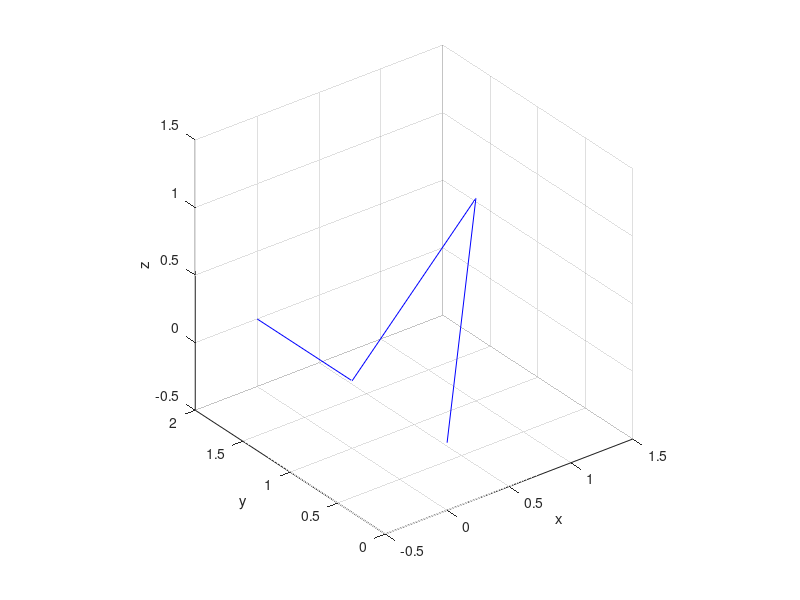

Write the MATLAB code that produced this figure. (Note: this script raises an error after producing the figure.)
clear all
%load sample_path.mat
path0 = [0 0 0; 1 1 1; 0 1 0; 0 2 0];%[rand(3,3)*5];
%{d
% gather time stamps between pivot points
max_der = 0.5;
n_der = 3;

% find indices where path switches directions
pivot_idx = find(sqrt(sum(diff(diff(path0)).^2,2))>100*eps)+1;

truncated_path = [path0(1,:); path0(pivot_idx,:); path0(end,:)];

% calculate distance between pivot points
distances = sqrt(sum((truncated_path(1:end-1,:)-truncated_path(2:end,:)).^2,2));

% gather time stamps between pivot points
dt_stamps = [0;(factorial(n_der)*distances/max_der).^(1/n_der)];
for i = 1:length(dt_stamps)
    dt_stamps(i) = sum(dt_stamps(1:i));
end
A = zeros(length(distances)*4);
X = zeros(length(distances)*4,3);

% add position constraints
for i = 1:length(distances)
    A((i-1)*2+1:(i-1)*2+2,(i-1)*4+1:(i-1)*4+4) = [1 dt_stamps(i) dt_stamps(i)^2 dt_stamps(i)^3;...
                            1 dt_stamps(i+1) dt_stamps(i+1)^2 dt_stamps(i+1)^3];
    X((i-1)*2+1:(i-1)*2+2,:) = [truncated_path(i,:);truncated_path(i+1,:)];
end

% add end point velocity constraints
A(length(distances)*2+1,1:4) = [0 1 dt_stamps(1) dt_stamps(1)^2];
A(length(distances)*2+2,end-3:end) = [0 1 dt_stamps(end) dt_stamps(end)^2];

% add velocity and acceleration constraints
for i = 1:length(distances)-1
    A(length(distances)*2+2+i,(i-1)*4+1:(i-1)*4+8)=...
        [0 1 2*dt_stamps(i+1) 3*dt_stamps(i+1)^2 0 -1 -2*dt_stamps(i+1) -3*dt_stamps(i+1)^2];
    A(length(distances)*2+2+i+length(distances)-1,(i-1)*4+1:(i-1)*4+8) = ...
        [0 0 2 6*dt_stamps(i+1) 0 0 -2 -6*dt_stamps(i+1)];
end
C=A\X

time = 0:0.01:dt_stamps(end)+5;
pos = [];
figure(7)
clf
plot3(path0(:,1),path0(:,2),path0(:,3),'b-')
grid on
axis equal
xlabel('x')
ylabel('y')
zlabel('z')
for i = 1:length(time)
    t = time(i);
    if t < dt_stamps(end)
        if t >= dt_stamps(t_idx)
            t_idx = t_idx+1;
        end
        dt = t;%-sum(dt_stamps(1:t_idx-1));
        S = [1 dt dt^2 dt^3;...
            0 1 2*dt 3*dt^2;...
            0 0 2 6*dt]*...
            C((t_idx-2)*4+1:(t_idx-2)*4+4,:);
        pos = [pos S(1,:)'];
        vel = S(2,:)';
        acc = S(3,:)';
    else
        pos = [pos path0(end,:)'];
        vel = [0 0 0]';
        acc = [0 0 0]';
    end
    figure(6)
    clf
    plot3(pos(1,:), pos(2,:), pos(3,:),'r-')
    axis equal
    grid on
    xlabel('x')
    ylabel('y')
    zlabel('z')
    drawnow
end

%}

%{
max_speed = 2;
c_t = 0;
t_idx = 1;

% find indices where path switches directions
pivot_idx = find(sqrt(sum(diff(diff(path0)).^2,2))>100*eps)+1;

% calculate distance between pivot points
distances = sqrt(sum((path0([1; pivot_idx],:)-path0([pivot_idx;size(path0,1)],:)).^2,2));

% gather time stamps between pivot points
t = distances/max_speed;
a_x = zeros(length(t),4);
a_y = a_x;
a_z = a_x;

a_x(1,:) = [path0(1,1) 0 0 path0(2,1)/t(1)^3];
a_y(1,:) = [path0(1,2) 0 0 path0(2,2)/t(1)^3];
a_z(1,:) = [path0(1,2) 0 0 path0(2,3)/t(1)^3];

for i = 1:length(t)-1
    a_x(i+1,:) = [path0(i+1,1) ...
                a_x(i,2)+2*a_x(i,3)*t(i)+3*a_x(i,4)*t(i)^2 ...
                a_x(i,3)+3*a_x(i,4)*t(i) ...
                1/t(i)^3*(path0(i+1,1)-a_x(i,1)-a_x(i,2)*t(i)-a_x(i,3)*t(i)^2)];
    a_y(i+1,:) = [path0(i+1,2) ...
                a_y(i,2)+2*a_y(i,3)*t(i)+3*a_y(i,4)*t(i)^2 ...
                a_y(i,3)+3*a_y(i,4)*t(i) ...
                1/t(i)^3*(path0(i+1,2)-a_y(i,1)-a_y(i,2)*t(i)-a_y(i,3)*t(i)^2)];
    a_z(i+1,:) = [path0(i+1,3) ...
                a_z(i,2)+2*a_z(i,3)*t(i)+3*a_z(i,4)*t(i)^2 ...
                a_z(i,3)+3*a_z(i,4)*t(i) ...
                1/t(i)^3*(path0(i+1,3)-a_x(i,1)-a_z(i,2)*t(i)-a_z(i,3)*t(i)^2)];
end

time = 0:0.01:30;
c_t = c_t+t(t_idx);
total_time = sum(t);
for i = 1:length(time)
    if time(i) < total_time
        if time(i) >= c_t
            t_idx = t_idx+1;
            c_t = c_t+t(t_idx);
        end
        x(i) = a_x(t_idx,:)*[1 time(i) time(i)^2 time(i)^3]';
        y(i) = a_y(t_idx,:)*[1 time(i) time(i)^2 time(i)^3]';
        z(i) = a_z(t_idx,:)*[1 time(i) time(i)^2 time(i)^3]';
    else
        x(i) = path0(end,1);
        y(i) = path0(end,2);
        z(i) = path0(end,3);
    end
end
figure(6)
clf
plot3(x,y,z,'b.')
%}
%{
max_speed = 0.5;

% find indices where path switches directions
pivot_idx = find(sqrt(sum(diff(diff(path0)).^2,2))>100*eps)+1;

% calculate distance between pivot points
distances = sqrt(sum((path0([1; pivot_idx],:)-path0([pivot_idx;size(path0,1)],:)).^2,2));

% gather time stamps between pivot points
dt_stamps = distances/max_speed;

c_time = dt_stamps(1);
t_idx = 1;
t_total = sum(dt_stamps);

time = 0:0.01:30
for i = 1:length(time)
    t = time(i)
    if t <= t_total
        if t >= c_time
            t_idx = t_idx+1;
            c_time = c_time + dt_stamps(t_idx);
        end
        t = t-sum(dt_stamps(1:t_idx-1));
        X_0 = [path0(pivot_idx(t_idx),:);...
            0 0 0;...
            0 0 0;...
            path0(pivot_idx(t_idx+1),:);...
            0 0 0;...
            0 0 0];
        a = get_interp_weights(X_0,dt_stamps(t_idx));
        X = [1 t t^2 t^3 t^4 t^5;...
            0 1 2*t 3*t^2 4*t^3 5*t^4;...
            0 0 2 6*t 12*t^2 20*t^3]*a;
        pos = X(1,:)';
        vel = X(2,:)';
        acc = X(3,:)';
    else
        pos = path0(end,:)';
        vel = [0 0 0]';
        acc = [0 0 0]';
    end
end
%}